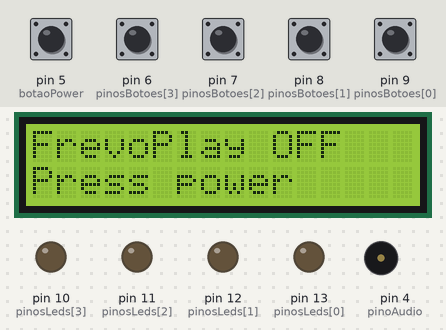
A sketch run on a simulated Arduino Uno, built with avr-gcc and run on an emulated ATmega328P. On the bench: 16×2 character LCD, output pins drawn as LEDs (lit = HIGH), buzzer (waves = sounding). Dashed ring = blinking. The inputs (shaded band) are chosen by the test bench; at power-on: pin 5 (botaoPower) HIGH, pin 6 (pinosBotoes[3]), pin 7 (pinosBotoes[2]), pin 8 (pinosBotoes[1]), pin 9 (pinosBotoes[0]) LOW. Random numbers use the default seed unless the sketch sets one; what the sketch prints to the serial monitor is not drawn.

Above: at 1.2 s.
1.3 s: pin 5 (botaoPower) pulled LOW for 0.15 s
At 3.7 s:
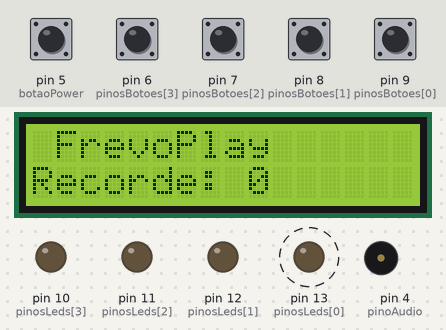
4.4 s: pin 6 (pinosBotoes[3]) pulled HIGH for 0.15 s
At 4.55 s:
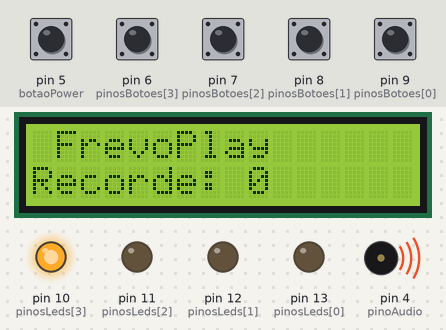
6.8 s: pin 5 (botaoPower) pulled LOW for 1 s
At 8.7 s:
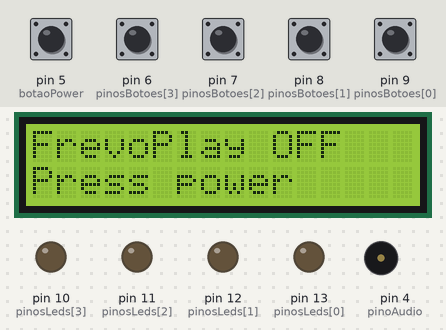
Timing chart, 0 to 10.2 s (numbered marks = the images above; inputs shaded):
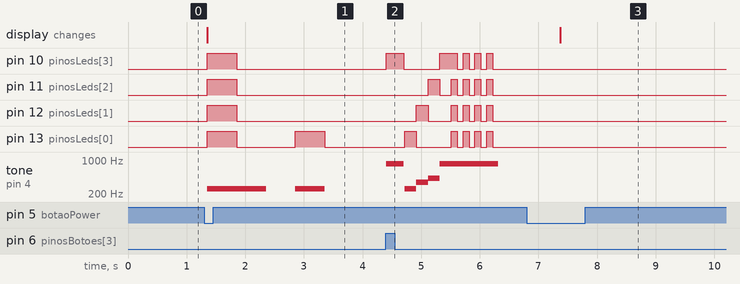

The sketch:

FREVOPLAY_PROVA.ino
```cpp
/*
FrevoPlay + LCD I2C + Pontuacao/Recorde + Música de Comemoração

IMPORTANTE: Este código é para LCD I2C (4 pinos)

Conexões do LCD I2C:

GND → GND do Arduino

VCC → 5V do Arduino

SDA → A4 (no Arduino Uno) ou SDA (em outros modelos)

SCL → A5 (no Arduino Uno) ou SCL (em outros modelos)
*/

#include <Wire.h>
#include <LiquidCrystal_I2C.h>

// Inicializa o LCD I2C
// Endereço mais comum: 0x27 (se não funcionar, tente 0x3F)
// Formato: LiquidCrystal_I2C(endereço, colunas, linhas)
LiquidCrystal_I2C lcd(0x27, 16, 2);

// Definições das notas musicais
#define NOTE_C3 131
#define NOTE_CS3 139
#define NOTE_D3 147
#define NOTE_DS3 156
#define NOTE_E3 165
#define NOTE_F3 175
#define NOTE_FS3 185
#define NOTE_G3 196
#define NOTE_GS3 208
#define NOTE_A3 220
#define NOTE_AS3 233
#define NOTE_B3 247
#define NOTE_C4 262
#define NOTE_CS4 277
#define NOTE_D4 294
#define NOTE_DS4 311
#define NOTE_E4 330
#define NOTE_F4 349
#define NOTE_FS4 370
#define NOTE_G4 392
#define NOTE_GS4 415
#define NOTE_A4 440
#define NOTE_AS4 466
#define NOTE_B4 494

// Melodia de comemoração
int melody[] = {
NOTE_CS3, NOTE_C3, NOTE_CS3, NOTE_C3, NOTE_CS3, NOTE_DS3, NOTE_CS3,
NOTE_FS4, NOTE_FS4, NOTE_FS4, NOTE_GS4, NOTE_F4, NOTE_FS4, NOTE_GS4,
NOTE_B4, NOTE_AS4, NOTE_B4, NOTE_AS4, NOTE_B4, NOTE_CS3, NOTE_B4,
NOTE_GS4, NOTE_GS4, NOTE_GS4, NOTE_AS4, NOTE_FS4, NOTE_GS4, NOTE_AS4,
NOTE_CS3, NOTE_C3, NOTE_CS3, NOTE_C3, NOTE_CS3, NOTE_DS3, NOTE_CS3, NOTE_B4, NOTE_AS4, NOTE_GS4, NOTE_FS4, NOTE_E4, NOTE_DS4, NOTE_CS4, NOTE_B4,
NOTE_DS4, NOTE_DS4, NOTE_B4, NOTE_AS4, NOTE_GS4, NOTE_GS4, NOTE_FS4, NOTE_CS4, NOTE_FS4, NOTE_FS4, NOTE_F4, NOTE_DS4, NOTE_F4, NOTE_FS4
};

const uint8_t durations[] = {
1,1,1,1,1,1,2,
1,1,1,1,1,1,2,
1,1,1,1,1,1,2,
1,1,1,1,1,1,2,
1,1,1,1,1,1,1, 1,1,1,1,1,1,1,2,
1,1,1,1,1,1,1,1,1,1,1,1,1,2
};

int BPM = 204;
const float STACCATO = 0.88f;

/* Variáveis do jogo */
int tons[4] = { 254, 352, 420, 840 };      // frequencias para cada botao/led

// PORTAS DO JOGO
// Índice 0: botão 9 → LED 13
// Índice 1: botão 8 → LED 12
// Índice 2: botão 7 → LED 11
// Índice 3: botão 6 → LED 10
int pinosLeds[4]   = { 13, 12, 11, 10 };   // Leds
int pinosBotoes[4] = { 9, 8, 7, 6 };       // Botoes

int sequencia[100] = {0};                  // sequencia sorteada
int RodadaAtual = 0;                       // controla a rodada atual
int passo_atual_na_sequencia = 0;          // passo que o jogador está repetindo
int pinoAudio = 4;                        // buzzer
int BotaoSelecionado = 0;
boolean game_over = false;

/* Pontuação e recorde */
int pontuacao = 0;              // pontos da partida atual
int recorde   = 0;              // melhor pontuação até agora
boolean primeiro_jogo_finalizado = false;

/* Botão de Liga/Desliga (POWER) */
int botaoPower = 5;             // botão de power no pino 5 (entre 5 e GND)
bool sistemaLigado = false;     // começa desligado

/* Prototipos */
void Rodadaseguinte();
void reproduzirSequencia();
void aguardandoPlayer();
void aguardandoJogada();
void VerificandoJogada();
void Iniciandotom();
void tocarMusicaRecorde();
void playNote(int freq, int units);
void mostrarTelaInicio();
void mostrarPontuacaoFinal();
void checarPower();

/* SETUP */
void setup() {
Serial.begin(9600);
Serial.println("=== FrevoPlay Iniciando ===");

// Inicializa LCD I2C
lcd.init();
lcd.backlight();  // Liga a luz de fundo

Serial.println("LCD I2C inicializado!");

// LEDs como saída
for (int i = 0; i <= 3; i++) {
pinMode(pinosLeds[i], OUTPUT);
digitalWrite(pinosLeds[i], LOW);
}

// Botões do jogo como entrada (com pull-down externo, se montado assim)
for (int i = 0; i <= 3; i++) {
pinMode(pinosBotoes[i], INPUT);
// Se quiser usar INPUT_PULLUP para eles também, mude aqui e ajuste a lógica
}

// Botão POWER com pull-up interno (ligar/desligar sistema)
pinMode(botaoPower, INPUT_PULLUP);

// Buzzer como saída
pinMode(pinoAudio, OUTPUT);
noTone(pinoAudio);

// Semente aleatória
randomSeed(analogRead(0));

// Tela inicial: sistema desligado
lcd.clear();
lcd.setCursor(0, 0);
lcd.print("FrevoPlay OFF");
lcd.setCursor(0, 1);
lcd.print("Press power");
}

/* LOOP PRINCIPAL */
void loop() {
// Verifica se o botao de power foi apertado
checarPower();

// Se o sistema estiver desligado, não roda o jogo
if (!sistemaLigado) {
return;
}

// Se o jogador errou, trata o fim de jogo
if (game_over) {
// Calcula pontuação: quantas rodadas completas foram feitas
if (RodadaAtual > 0) {
pontuacao = RodadaAtual - 1;
} else {
pontuacao = 0;
}


// Mostra pontos e recorde no LCD + toca música conforme regra
mostrarPontuacaoFinal();
// Reseta jogo
RodadaAtual = 0;
passo_atual_na_sequencia = 0;
game_over = false;
// Volta para a tela inicial do jogo (não desliga, apenas reseta)
delay(2000);
mostrarTelaInicio();
}

// Primeira vez da rodada: som de início
if (RodadaAtual == 0) {
Iniciandotom();
delay(500);
}

// Jogo em si
Rodadaseguinte();       // adiciona novo passo
reproduzirSequencia();  // mostra sequência
aguardandoPlayer();     // espera o jogador repetir

delay(1000);
}

/* Verifica o botão de power (liga/desliga) com debounce simples */
void checarPower() {
static int ultimoEstado = HIGH;      // repouso com INPUT_PULLUP
int leitura = digitalRead(botaoPower);

if (leitura != ultimoEstado) {
delay(30); // debounce simples
leitura = digitalRead(botaoPower);


if (leitura != ultimoEstado) {
  // Detecta APERTO: HIGH -> LOW (com INPUT_PULLUP)
  if (leitura == LOW) {
    sistemaLigado = !sistemaLigado; // alterna liga/desliga
    if (!sistemaLigado) {
      // DESLIGAR SISTEMA: apagar LEDs, buzzer e mostrar OFF
      noTone(pinoAudio);
      for (int i = 0; i < 4; i++) {
        digitalWrite(pinosLeds[i], LOW);
      }
      lcd.clear();
      lcd.setCursor(0, 0);
      lcd.print("FrevoPlay OFF");
      lcd.setCursor(0, 1);
      lcd.print("Press power");
    } else {
      // LIGAR SISTEMA: mostrar tela inicial e resetar jogo
      RodadaAtual = 0;
      passo_atual_na_sequencia = 0;
      game_over = false;
      mostrarTelaInicio();
    }
  }
  ultimoEstado = leitura;
}
}
}

/* Sorteia um número entre 0 e 3 e adiciona à sequência */
void Rodadaseguinte() {
int Valorsorteado = random(0, 4);
sequencia[RodadaAtual++] = Valorsorteado;
}

/* Mostra a sequência de LEDs e sons para o jogador */
void reproduzirSequencia() {
for (int i = 0; i < RodadaAtual; i++) {
tone(pinoAudio, tons[sequencia[i]]);
digitalWrite(pinosLeds[sequencia[i]], HIGH);
delay(500);


noTone(pinoAudio);
digitalWrite(pinosLeds[sequencia[i]], LOW);
delay(100);
}
noTone(pinoAudio);
}

/* Espera o jogador repetir a sequência */
void aguardandoPlayer() {
for (int i = 0; i < RodadaAtual; i++) {
aguardandoJogada();   // espera apertar algum botão
VerificandoJogada();  // confere se está certo


if (game_over) {
  break;
}
passo_atual_na_sequencia++;
}
passo_atual_na_sequencia = 0; // reseta para a próxima rodada
}

/* Espera até que o jogador aperte algum botão */
void aguardandoJogada() {
boolean JogadaRealizada = false;

while (!JogadaRealizada) {
// Também permite desligar no meio da jogada
checarPower();
if (!sistemaLigado) {
return;
}


for (int i = 0; i <= 3; i++) {
  if (digitalRead(pinosBotoes[i]) == HIGH) {   // se usar INPUT_PULLUP nos botoes, troque para == LOW
    Serial.print("Botao pressionado (indice): ");
    Serial.println(i);
    Serial.print("Pino: ");
    Serial.println(pinosBotoes[i]);
    BotaoSelecionado = i;
    tone(pinoAudio, tons[i]);
    digitalWrite(pinosLeds[i], HIGH);
    delay(300);
    digitalWrite(pinosLeds[i], LOW);
    noTone(pinoAudio);
    JogadaRealizada = true;
  }
}
delay(10);
}
}

/* Verifica se o botão apertado está correto */
void VerificandoJogada() {
if (sequencia[passo_atual_na_sequencia] != BotaoSelecionado) {
// Efeito de erro
for (int i = 0; i <= 3; i++) {
tone(pinoAudio, tons[i]);
digitalWrite(pinosLeds[i], HIGH);
delay(200);
digitalWrite(pinosLeds[i], LOW);
noTone(pinoAudio);
}


tone(pinoAudio, tons[3]); // tom final de erro
// Pisca todos os LEDs juntos
for (int i = 0; i <= 3; i++) {
  digitalWrite(pinosLeds[0], HIGH);
  digitalWrite(pinosLeds[1], HIGH);
  digitalWrite(pinosLeds[2], HIGH);
  digitalWrite(pinosLeds[3], HIGH);
  delay(100);
  digitalWrite(pinosLeds[0], LOW);
  digitalWrite(pinosLeds[1], LOW);
  digitalWrite(pinosLeds[2], LOW);
  digitalWrite(pinosLeds[3], LOW);
  delay(100);
}
noTone(pinoAudio);
game_over = true;  // marca que perdeu
}
}

/* Efeito sonoro e visual do início do jogo */
void Iniciandotom() {
tone(pinoAudio, tons[0]);
digitalWrite(pinosLeds[0], HIGH);
digitalWrite(pinosLeds[1], HIGH);
digitalWrite(pinosLeds[2], HIGH);
digitalWrite(pinosLeds[3], HIGH);
delay(500);

digitalWrite(pinosLeds[0], LOW);
digitalWrite(pinosLeds[1], LOW);
digitalWrite(pinosLeds[2], LOW);
digitalWrite(pinosLeds[3], LOW);
delay(500);
noTone(pinoAudio);
}

/* Tela inicial: nome do jogo + recorde atual */
void mostrarTelaInicio() {
lcd.clear();
lcd.setCursor(0, 0);
lcd.print(" FrevoPlay ");
lcd.setCursor(0, 1);
lcd.print("Recorde: ");
lcd.print(recorde);
}

/* Mostra pontuação final e lida com recorde + música */
void mostrarPontuacaoFinal() {
lcd.clear();
lcd.setCursor(0, 0);
lcd.print("Pontos: ");
lcd.print(pontuacao);

lcd.setCursor(0, 1);

if (!primeiro_jogo_finalizado) {
// Primeiro jogador: sempre toca música
primeiro_jogo_finalizado = true;
recorde = pontuacao;
lcd.print("Recorde: ");
lcd.print(recorde);
tocarMusicaRecorde();
} else {
if (pontuacao > recorde) {
// Novo recorde: atualiza e toca música
recorde = pontuacao;
lcd.print("Novo recorde!");
tocarMusicaRecorde();
} else {
// Não bateu recorde, só mostra recorde anterior
lcd.print("Recorde: ");
lcd.print(recorde);
}
}
}

/* Função auxiliar para tocar uma nota com duração específica */
void playNote(int freq, int units) {
int semibreve_ms = 60000 / BPM;
int eighth_ms = semibreve_ms / 2;
int dur_ms = units * eighth_ms;
int on_ms = (int)(dur_ms * STACCATO);
int off_ms = dur_ms - on_ms;

tone(pinoAudio, freq, on_ms);
delay(on_ms + off_ms);
noTone(pinoAudio);
}

/* Música quando termina (primeiro jogo) ou quando bate recorde */
void tocarMusicaRecorde() {
// Efeito visual de comemoração
for (int j = 0; j < 3; j++) {
for (int i = 0; i <= 3; i++) {
digitalWrite(pinosLeds[i], HIGH);
}
delay(100);
for (int i = 0; i <= 3; i++) {
digitalWrite(pinosLeds[i], LOW);
}
delay(100);
}

// Toca a música de comemoração completa
int n = sizeof(melody) / sizeof(melody[0]);
for (int i = 0; i < n; i++) {
// Alterna os LEDs durante a música para efeito visual
digitalWrite(pinosLeds[i % 4], HIGH);
playNote(melody[i], durations[i]);
digitalWrite(pinosLeds[i % 4], LOW);
}

delay(500);
}
```

Measured:
- after the input at 1.3 s, pin 10 (pinosLeds[3]), pin 11 (pinosLeds[2]): LOW → HIGH after 0.05 s, → LOW 0.50 s later
- after the input at 4.4 s, pin 10 (pinosLeds[3]): goes HIGH 0.30 s, LOW 0.61 s, HIGH 0.30 s, 3 × (LOW 0.10 s, HIGH 0.10 s), then LOW, starting at once; pin 11 (pinosLeds[2]): goes HIGH 0.20 s, LOW 0.20 s, 3 × (HIGH 0.10 s, LOW 0.10 s), HIGH 0.10 s, then LOW, starting after 0.72 s
